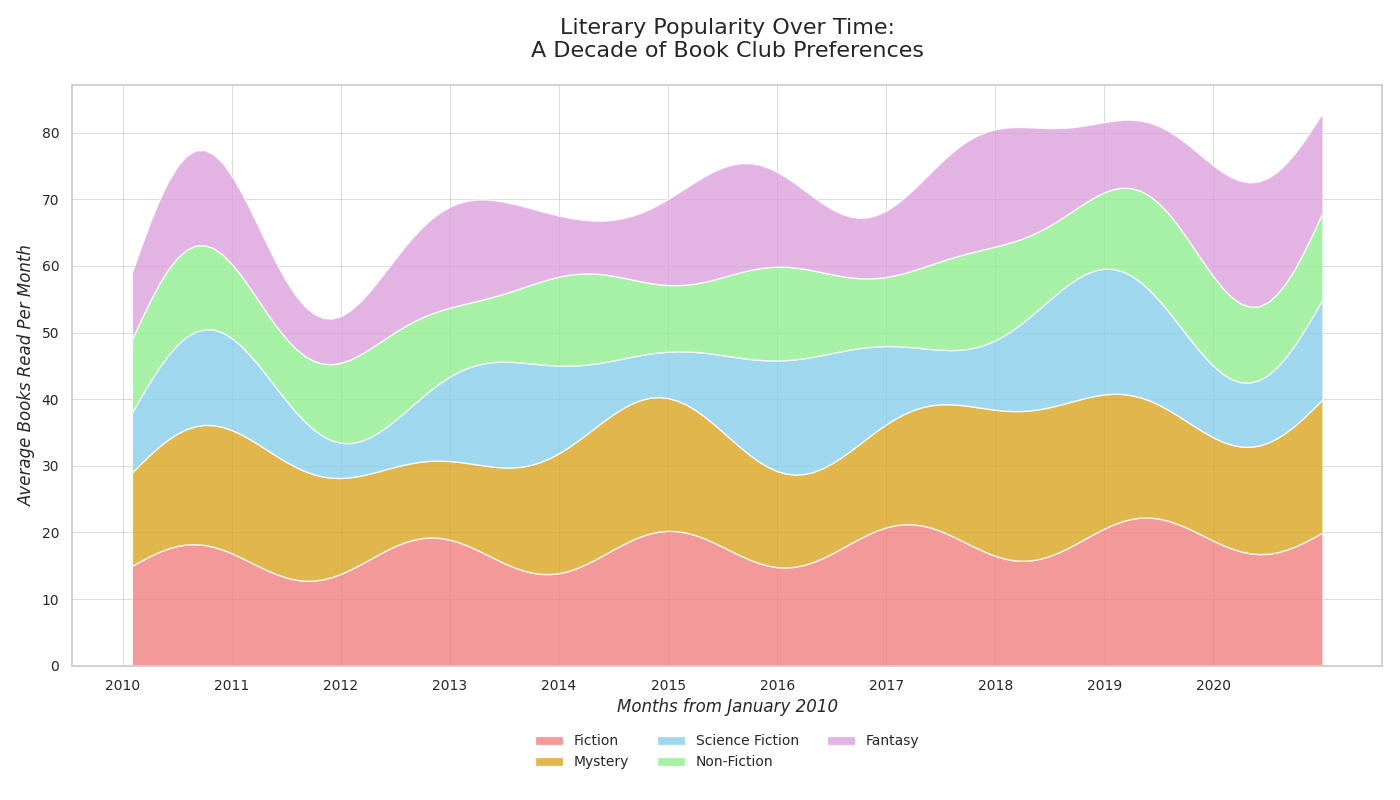

Generate this figure with Python:
import numpy as np
import matplotlib.pyplot as plt

months = np.arange(1, 133)
genres = ['Fiction', 'Mystery', 'Science Fiction', 'Non-Fiction', 'Fantasy']

fiction = 15 + 3 * np.sin(np.linspace(0, 10 * np.pi, 132)) + np.linspace(0, 5, 132)
mystery = 12 + 4 * np.sin(np.linspace(0, 6 * np.pi, 132)) + np.linspace(2, 8, 132)
science_fiction = 8 + 5 * np.sin(np.linspace(0, 8 * np.pi, 132)) + np.linspace(1, 7, 132)
non_fiction = 10 + 2 * np.sin(np.linspace(0, 12 * np.pi, 132)) + np.linspace(1, 3, 132)
fantasy = 9 + 4 * np.sin(np.linspace(0, 9 * np.pi, 132)) + np.linspace(1, 6, 132)

data = np.vstack([fiction, mystery, science_fiction, non_fiction, fantasy])

plt.figure(figsize=(14, 8))
plt.stackplot(months, data, labels=genres, colors=['lightcoral', 'goldenrod', 'skyblue', 'lightgreen', 'plum'], alpha=0.8)

plt.title("Literary Popularity Over Time:\nA Decade of Book Club Preferences", fontsize=16, pad=20)
plt.xlabel("Months from January 2010", fontsize=12, style='italic')
plt.ylabel("Average Books Read Per Month", fontsize=12, style='italic')

plt.xticks(np.arange(0, 132, step=12), ['2010', '2011', '2012', '2013', '2014', '2015', '2016', '2017', '2018', '2019', '2020'], fontsize=10)
plt.yticks(fontsize=10)

plt.legend(loc='lower center', fontsize=10, bbox_to_anchor=(0.5, -0.2), ncol=3, frameon=False)
plt.grid(True, linestyle='-', linewidth=0.5)

plt.tight_layout()
plt.show()
